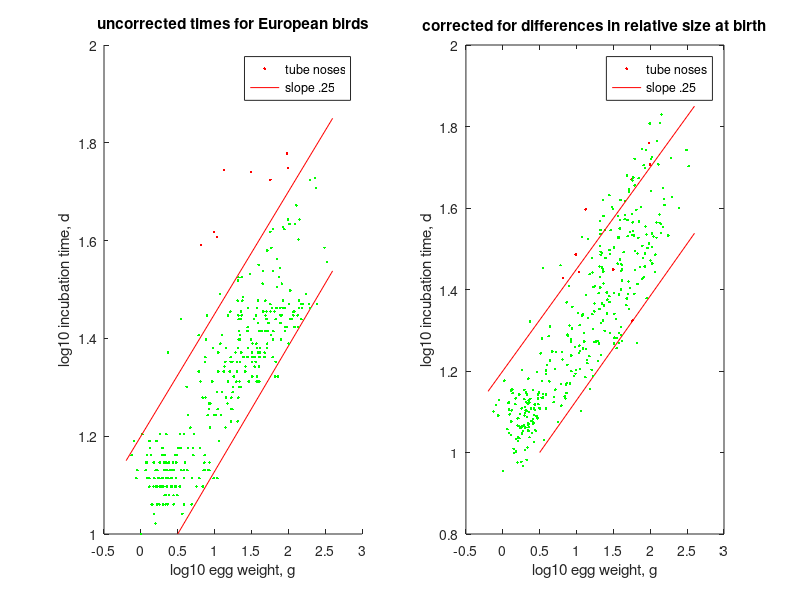

Here is the MATLAB script that generated this plot:
%% fig:Harr75
%% bib:Harr75
%% out:Harr75

%% incubation times of european birds

%% no path required

ab = [ ...
   1.4628501   1.3117532;
   1.2246384   1.2552726;
   1.3212399   1.2787541;
   1.0847500   1.2430378;
   1.1565554   1.2787541;
   1.2432870   1.2900342;
   1.0197468   1.2430378;
   1.0415964   1.2552726;
   0.8661326   1.3521832;
   0.9383624   1.2174831;
   0.8643138   1.1613664;
   0.8516793   1.1303336;
   0.5439902   1.1303336;
   0.2968180   1.0969106;
   0.4629818   1.0969106;
   0.4463217   1.0606968;
   0.6315827   1.1303336;
   0.5133256   1.1760916;
   0.4676863   1.1613664;
   0.3573349   1.1139426;
   0.0928115   1.1139426;
   0.2022293   1.1303336;
   0.2202231   1.0606968;
   0.1714677   1.0969106;
   0.1807313   1.0413915;
   0.1476295   1.0606968;
   0.3184494   1.1303336;
   0.3530547   1.1139426;
   0.5839185   1.0606968;
   0.3733886   1.1139426;
   0.1136547   1.0969106;
   0.2356585   1.1139426;
   0.3377406   1.0791810;
   0.3377406   1.0606968;
   0.3813428   1.0791810;
   0.4784778   1.0969106;
   0.3823007   1.1461271;
   0.3015105   1.0606968;
   0.3524848   1.1139426;
   0.4118255   1.0969106;
   0.4774835   1.1461271;
   0.4057993   1.1139426;
   0.4419445   1.0791810;
   0.4228352   1.0969106;
   0.4239507   1.0969106;
   0.5871923   1.1139426;
   0.1206873   1.1760916;
   0.0848452   1.1613664;
   0.3678474   1.3710680;
   0.3450763   1.2041199;
   0.1345828   1.1613664;
   0.0820564   1.1461271;
   0.1153522   1.1903328;
   0.0704890   1.1461271;
   0.2227088   1.1303336;
   0.0211030   1.2041199;
   0.1276593   1.1903328;
  -0.0482895   1.1303336;
  -0.0618697   1.1139426;
   0.2567685   1.0969106;
   0.9097591   1.1303336;
   0.7928721   1.1139426;
   0.6943670   1.1139426;
   0.8396511   1.0969106;
   0.8667510   1.1303336;
   0.8602640   1.1461271;
   0.4233081   1.1303336;
   0.4744886   1.1139426;
   0.2915920   1.1613664;
   0.3928981   1.1303336;
   0.2619580   1.0969106;
   0.3279798   1.1461271;
   0.7123729   1.1613664;
   0.7528711   1.0969106;
   0.3250333   1.1303336;
   0.3121806   1.1613664;
   0.5870953   1.2041199;
   0.5055655   1.1760916;
   0.4343784   1.1461271;
   0.2260675   1.0969106;
   0.2846079   1.1139426;
  -0.1249935   1.1613664;
  -0.0886907   1.1903328;
   0.1142125   1.1139426;
   0.0635413   1.1303336;
   0.0863245   1.1139426;
   0.2745440   1.0969106;
   0.1814346   1.1139426;
   0.1576571   1.0606968;
   0.2529975   1.1139426;
   0.3600024   1.1303336;
   0.3627185   1.0606968;
   0.1990525   1.0211881;
   0.2745440   1.0969106;
   0.3517815   1.0969106;
   0.2081222   1.0969106;
   0.2356585   1.1139426;
   0.2072491   1.0969106;
   0.0041278   1.0000000;
   0.2015139   1.1303336;
   0.4921429   1.1613664;
   0.3224264   1.0791810;
   0.2508999   1.0606968;
   0.3362007   1.0791810;
   0.2564411   1.1461271;
   0.3007344   1.1139426;
   0.5809963   1.1303336;
   0.3524848   1.0969106;
   0.2122205   1.1903328;
   0.6699832   1.2174831;
   0.5448269   1.1760916;
   0.5327138   1.2041199;
   0.6388214   1.1760916;
   0.7100691   1.1760916;
   0.2961875   1.1139426;
   0.3061302   1.0969106;
   0.4022466   1.1139426;
   0.4512446   1.1303336;
   0.4356637   1.1461271;
   0.3443730   1.1139426;
   0.4212226   1.1139426;
   0.5256448   1.0969106;
   0.5615718   1.0413915;
   0.4831460   1.1461271;
   0.4940587   1.0791810;
   0.3399595   1.1139426;
   0.2610123   1.2041199;
   0.1750082   1.1461271;
   0.3499143   1.1461271;
   0.3306958   1.1613664;
   0.2934714   1.1760916;
   0.4121044   1.1139426;
   1.0381043   1.1139426;
   0.5969046   1.1461271;
   0.3158909   1.1461271;
   0.8027299   1.1760916;
   0.7206787   1.2041199;
   0.6885590   1.0606968;
   0.9448858   1.2671703;
   0.9046907   1.2430378;
   0.6380090   1.2430378;
   0.6214218   1.3010306;
   1.1746341   1.2671703;
   0.9271587   1.2552726;
   0.5413106   1.4393327;
   0.7828688   1.4065407;
   1.5591363   1.4471577;
   1.5726681   1.4623970;
   1.2130346   1.4548458;
   1.0754257   1.4913634;
   0.8942630   1.4471577;
   1.3259202   1.4393327;
   1.0772687   1.3891649;
   1.3280785   1.4149732;
   1.3608772   1.4393327;
   1.8884083   1.5440683;
   1.7881935   1.5378190;
   1.3171658   1.5185137;
   0.5307980   1.0969106;
   0.9859296   1.1139426;
   0.9285410   1.1461271;
   0.9295959   1.1303336;
   1.2224316   1.2304490;
   1.3118671   1.2304490;
   1.2411772   1.2552726;
   1.4103359   1.3324372;
   1.3273510   1.3010306;
   1.4563995   1.3802116;
   1.7555889   1.6180482;
   1.6763749   1.3617274;
   1.9252689   1.4771222;
   2.0211186   1.4983103;
   2.0263567   1.4983103;
   1.0633854   1.1903328;
   0.9676448   1.3117532;
   1.2599227   1.3222187;
   1.3035492   1.3324372;
   1.5434100   1.3424221;
   1.8219016   1.3222187;
   1.5098595   1.3521832;
   1.6940898   1.4393327;
   1.7134174   1.3891649;
   2.0675339   1.4548458;
   2.0664063   1.4471577;
   1.8931371   1.4313642;
   1.9289550   1.4623970;
   1.2941764   1.3117532;
   1.5752507   1.3802116;
   1.7857685   1.3617274;
   1.6174343   1.3617274;
   1.8266304   1.4393327;
   1.6826800   1.4149732;
   1.9499680   1.4623970;
   0.9922347   1.2430378;
   1.6184407   1.4149732;
   1.2261298   1.2787541;
   1.1810847   1.3117532;
   1.3809080   1.3617274;
   1.4145069   1.3324372;
   1.5725347   1.3117532;
   1.6004105   1.3617274;
   1.7236026   1.4149732;
   1.9096153   1.4471577;
   1.2395888   1.3521832;
   1.3357416   1.3117532;
   1.2054927   1.3324372;
   1.1454123   1.3521832;
   1.5131212   1.3891649;
   1.3744695   1.4771222;
   1.1200100   1.3324372;
   0.8391055   1.2787541;
   0.8759176   1.2787541;
   1.1273094   1.3324372;
   1.0486411   1.3710680;
   1.3027975   1.3521832;
   1.0494778   1.3324372;
   0.7854151   1.3324372;
   1.2852402   1.3710680;
   1.5450954   1.3617274;
   1.5362925   1.4393327;
   0.9809582   1.3802116;
   0.8820045   1.3979412;
   1.0994821   1.4065407;
   1.4472814   1.4232455;
   1.5137638   1.3617274;
   1.3451750   1.4065407;
   1.6789940   1.3710680;
   1.5918016   1.3710680;
   1.5574024   1.3521832;
   1.3612167   1.3010306;
   1.1040412   1.2900342;
   0.8091320   1.3117532;
   0.8747900   1.3617274;
   1.0307322   1.2900342;
   1.1481405   1.2174831;
   2.1436923   1.4623970;
   2.2934507   1.4623970;
   1.6039026   1.3117532;
   2.1275173   1.4232455;
   1.3249745   1.3979412;
   1.3463269   1.3521832;
   1.3215188   1.3802116;
   1.1536211   1.3802116;
   0.9253278   1.2671703;
   1.4934177   1.3979412;
   1.7132476   1.4393327;
   1.5655263   1.3891649;
   1.2467427   1.3010306;
   1.3440110   1.3979412;
   1.3928756   1.3617274;
   1.3226464   1.4471577;
   1.1793629   1.4471577;
   1.2156173   1.3521832;
   1.3126189   1.4771222;
   1.3666124   1.4471577;
   1.6584539   1.4548458;
   1.3839636   1.4842995;
   1.6566957   1.5378190;
   1.6911919   1.4471577;
   1.8127349   1.4548458;
   1.3661395   1.5250467;
   1.4534410   1.4623970;
   1.4791949   1.5314796;
   1.5965062   1.5502275;
   2.3711368   1.7075712;
   2.3597028   1.7283555;
   2.2918744   1.7242761;
   1.9447177   1.6232493;
   1.9293794   1.6283903;
   2.0130918   1.6334678;
   2.0881953   1.6334678;
   2.1513675   1.6434527;
   2.0226343   1.6334678;
   1.6525489   1.5118838;
   1.7893697   1.6232493;
   1.7545340   1.4698214;
   2.1091476   1.6720985;
   1.7687568   1.5854598;
   1.3237377   1.5250467;
   1.7138660   1.5797847;
   1.7817065   1.4623970;
   2.1359443   1.6020612;
   1.8416172   1.5622921;
   1.9511805   1.4149732;
   1.5863938   1.4771222;
   1.8461762   1.5051505;
   1.8742097   1.5250467;
   1.6176404   1.3802116;
   1.7530668   1.4698214;
   1.9369697   1.4623970;
   1.8390709   1.4623970;
   1.8267517   1.3521832;
   2.0257262   1.4393327;
   1.6016230   1.4149732;
   1.7930315   1.3979412;
   1.7966933   1.4149732;
   1.7059847   1.3802116;
   1.7304169   1.4313642;
   1.4466023   1.4149732;
   1.6010653   1.3424221;
   1.4173685   1.3424221;
   1.6010653   1.3424221;
   1.6169857   1.3710680;
   1.6381563   1.4149732;
   1.7019591   1.4548458;
   1.8911122   1.4471577;
   1.8924460   1.4623970;
   1.9008609   1.3979412;
   2.0040949   1.3891649;
   2.1818261   1.4623970;
   2.0452842   1.4393327;
   1.9812752   1.4232455;
   2.0842061   1.4232455;
   2.1276992   1.4471577;
   2.1768062   1.4393327;
   2.3891912   1.4698214;
   2.4906913   1.5854598;
   2.5205072   1.5563032;
   2.1418008   1.4771222;
   1.9109612   1.5118838;
   2.0121702   1.4698214;
   1.5732137   1.3222187;
   1.8604840   1.3222187;
   1.0884239   1.2430378;
   1.6929501   1.4149732;
   1.5091563   1.3222187;
   1.2160659   1.3617274;
   1.4469661   1.3617274;
   1.4452201   1.3617274;
   1.7626093   1.4065407;
   1.7673988   1.4065407;
   1.6863176   1.4771222;
   1.3587674   1.4548458;
   1.7564134   1.4548458;
   2.2422217   1.4913634;
   2.2825622   1.4698214;
   1.9938127   1.6434527;
   1.1330931   1.3424221;
   1.2989901   1.3117532;
   1.3606832   1.3710680;
   1.5088046   1.3710680;
   1.5871092   1.4313642;
   1.9613778   1.4232455;
   2.0836968   1.4548458;
   2.1708649   1.4698214;
   2.1931267   1.4698214];

ab_p = [ ...
   1.9820391   1.7781528;
   1.7480470   1.7242761;
   1.9948191   1.7481883;
   0.9898460   1.6180482;
   0.8188322   1.5910648;
   1.1229928   1.7442925;
   1.0329511   1.6074558;
   1.4978556   1.7403633;
   1.7572136   1.7242761];

Ab =[ ...
   1.4628501   1.5457002;
   1.2246384   1.4064318;
   1.3212399   1.4052719;
   1.0847500   1.3403721;
   1.1565554   1.3297886;
   1.2432870   1.3654249;
   1.0197468   1.3428634;
   1.0415964   1.3127648;
   0.8661326   1.3682908;
   0.9383624   1.3042529;
   0.8643138   1.1458531;
   0.8516793   1.1323000;
   0.5439902   1.1347010;
   0.2968180   1.1117739;
   0.4629818   1.0881383;
   0.4463217   1.0524389;
   0.6315827   1.1745300;
   0.5133256   1.2433202;
   0.4676863   1.1972495;
   0.3573349   1.0999855;
   0.0928115   1.0937527;
   0.2022293   1.0835439;
   0.2202231   1.0647960;
   0.1714677   1.1185753;
   0.1807313   1.0024281;
   0.1476295   1.0091979;
   0.3184494   1.1231337;
   0.3530547   1.1277281;
   0.5839185   1.1084342;
   0.3733886   1.1319976;
   0.1136547   1.0758669;
   0.2356585   1.0939603;
   0.3377406   1.0723105;
   0.3377406   1.0674724;
   0.3813428   1.0766161;
   0.4784778   1.1328686;
   0.3823007   1.1080912;
   0.3015105   1.0065802;
   0.3524848   1.0701036;
   0.4118255   1.0701983;
   0.4774835   1.1425810;
   0.4057993   1.0824111;
   0.4419445   1.0546819;
   0.4228352   1.1079467;
   0.4239507   1.0725091;
   0.5871923   1.1425088;
   0.1206873   1.1034110;
   0.0848452   1.1053607;
   0.3678474   1.3216333;
   0.3450763   1.1811689;
   0.1345828   1.1453341;
   0.0820564   1.1228403;
   0.1153522   1.1520543;
   0.0704890   1.1212020;
   0.2227088   1.1420034;
   0.0211030   1.1764932;
   0.1276593   1.1547261;
  -0.0482895   1.1295108;
  -0.0618697   1.0907108;
   0.2567685   1.0642680;
   0.9097591   1.1691773;
   0.7928721   1.1150144;
   0.6943670   1.1355991;
   0.8396511   1.1380633;
   0.8667510   1.1697595;
   0.8602640   1.1661535;
   0.4233081   1.0924349;
   0.4744886   1.0838147;
   0.2915920   1.1306436;
   0.3928981   1.0479889;
   0.2619580   1.0462919;
   0.3279798   1.1021744;
   0.7123729   1.1541213;
   0.7528711   1.0750004;
   0.3250333   1.0874523;
   0.3121806   1.1033523;
   0.5870953   1.2009683;
   0.5055655   1.1081905;
   0.4343784   1.1179390;
   0.2260675   1.0349547;
   0.2846079   1.0659875;
  -0.1249935   1.1009738;
  -0.0886907   1.1166572;
   0.1142125   1.0436291;
   0.0635413   1.0573402;
   0.0863245   1.0483228;
   0.2745440   0.9675275;
   0.1814346   1.0328471;
   0.1576571   0.9994945;
   0.2529975   1.0608289;
   0.3600024   1.1223935;
   0.3627185   1.0374686;
   0.1990525   0.9755565;
   0.2745440   1.0526239;
   0.3517815   1.0618715;
   0.2081222   1.0276975;
   0.2356585   1.0611764;
   0.2072491   1.0364486;
   0.0041278   0.9547687;
   0.2015139   1.0663982;
   0.4921429   1.1473696;
   0.3224264   0.9818795;
   0.2508999   0.9772490;
   0.3362007   1.0123887;
   0.2564411   1.1084297;
   0.3007344   1.0974220;
   0.5809963   1.1926370;
   0.3524848   1.0530707;
   0.2122205   1.0840042;
   0.6699832   1.2479056;
   0.5448269   1.1429872;
   0.5327138   1.1754146;
   0.6388214   1.2252900;
   0.7100691   1.2046015;
   0.2961875   1.0905619;
   0.3061302   1.0609056;
   0.4022466   1.0763588;
   0.4512446   1.0892982;
   0.4356637   1.1037359;
   0.3443730   1.0544112;
   0.4212226   1.0262578;
   0.5256448   1.1342948;
   0.5615718   1.0309245;
   0.4831460   1.1188055;
   0.4940587   1.1095444;
   0.3399595   1.1199203;
   0.2610123   1.2019703;
   0.1750082   1.1326294;
   0.3499143   1.1275386;
   0.3306958   1.1420620;
   0.2934714   1.1536971;
   0.4121044   1.1529073;
   1.0381043   1.2621222;
   0.5969046   1.2151623;
   0.3158909   1.1471529;
   0.8027299   1.2460011;
   0.7206787   1.2469127;
   0.6885590   1.1232736;
   0.9448858   1.3573101;
   0.9046907   1.3120247;
   0.6380090   1.3088880;
   0.6214218   1.2854600;
   1.1746341   1.2366136;
   0.9271587   1.2379991;
   0.5413106   1.4526966;
   0.7828688   1.4596199;
   1.5591363   1.5798200;
   1.5726681   1.5276744;
   1.2130346   1.4780157;
   1.0754257   1.5291503;
   0.8942630   1.4090946;
   1.3259202   1.4851917;
   1.0772687   1.3359221;
   1.3280785   1.4926069;
   1.3608772   1.4441577;
   1.8884083   1.7449084;
   1.7881935   1.7209117;
   1.3171658   1.5675080;
   0.5307980   1.2797327;
   0.9859296   1.1931470;
   0.9285410   1.2707876;
   0.9295959   1.1995557;
   1.2224316   1.3025921;
   1.3118671   1.3523953;
   1.2411772   1.3461625;
   1.4103359   1.3927974;
   1.3273510   1.3179370;
   1.4563995   1.2938997;
   1.7555889   1.5857819;
   1.6763749   1.3613314;
   1.9252689   1.4565509;
   2.0211186   1.5040433;
   2.0263567   1.4636005;
   1.0633854   1.1022150;
   0.9676448   1.1881644;
   1.2599227   1.2723401;
   1.3035492   1.2666309;
   1.5434100   1.2809829;
   1.8219016   1.2690094;
   1.5098595   1.2675380;
   1.6940898   1.3892636;
   1.7134174   1.3516100;
   2.0675339   1.4854038;
   2.0664063   1.4432144;
   1.8931371   1.4263982;
   1.9289550   1.4885766;
   1.2941764   1.2248387;
   1.5752507   1.2938410;
   1.7857685   1.3894757;
   1.6174343   1.2731660;
   1.8266304   1.4132106;
   1.6826800   1.3771727;
   1.9499680   1.5350400;
   0.9922347   1.2021373;
   1.6184407   1.4224131;
   1.2261298   1.1877537;
   1.1810847   1.1552451;
   1.3809080   1.2984625;
   1.4145069   1.3411664;
   1.5725347   1.2685716;
   1.6004105   1.3083870;
   1.7236026   1.4036607;
   1.9096153   1.4302254;
   1.2395888   1.2714375;
   1.3357416   1.2397412;
   1.2054927   1.2029135;
   1.1454123   1.2267748;
   1.5131212   1.2819713;
   1.3744695   1.3606138;
   1.1200100   1.1846170;
   0.8391055   1.1375082;
   0.8759176   1.2150585;
   1.1273094   1.2536690;
   1.0486411   1.2497515;
   1.3027975   1.2686167;
   1.0494778   1.2048542;
   0.7854151   1.1681709;
   1.2852402   1.2735451;
   1.5450954   1.2559120;
   1.5362925   1.3281007;
   0.9809582   1.2586786;
   0.8820045   1.2871073;
   1.0994821   1.2932588;
   1.4472814   1.3692566;
   1.5137638   1.3398982;
   1.3451750   1.3653617;
   1.6789940   1.3788562;
   1.5918016   1.4740260;
   1.5574024   1.4634471;
   1.3612167   1.3234611;
   1.1040412   1.2724755;
   0.8091320   1.2277542;
   0.8747900   1.2891834;
   1.0307322   1.2447058;
   1.1481405   1.2190211;
   2.1436923   1.5387498;
   2.2934507   1.6266851;
   1.6039026   1.4004473;
   2.1275173   1.5839541;
   1.3249745   1.5459213;
   1.3463269   1.4535767;
   1.3215188   1.5066249;
   1.1536211   1.5238518;
   0.9253278   1.2775258;
   1.4934177   1.5977464;
   1.7132476   1.6398501;
   1.5655263   1.5278730;
   1.2467427   1.4076007;
   1.3440110   1.4895063;
   1.3928756   1.4775283;
   1.3226464   1.4307715;
   1.1793629   1.4374104;
   1.2156173   1.3394604;
   1.3126189   1.4562982;
   1.3666124   1.4148264;
   1.6584539   1.5832049;
   1.3839636   1.5461199;
   1.6566957   1.6176902;
   1.6911919   1.5707620;
   1.8127349   1.5954988;
   1.3661395   1.5804699;
   1.4534410   1.4865186;
   1.4791949   1.6018579;
   1.5965062   1.6194053;
   2.3711368   1.9064449;
   2.3597028   1.9394679;
   2.2918744   1.8891142;
   1.9447177   1.7421779;
   1.9293794   1.6976867;
   2.0130918   1.7202031;
   2.0881953   1.7639450;
   2.1513675   1.8298649;
   2.0226343   1.7247343;
   1.6525489   1.5725357;
   1.7893697   1.6556643;
   1.7545340   1.5330361;
   2.1091476   1.7072367;
   1.7687568   1.6746739;
   1.3237377   1.5368678;
   1.7138660   1.6449635;
   1.7817065   1.5322508;
   2.1359443   1.8084091;
   1.8416172   1.6734779;
   1.9511805   1.3788065;
   1.5863938   1.5499065;
   1.8461762   1.5667543;
   1.8742097   1.6025439;
   1.6176404   1.4598275;
   1.7530668   1.5335597;
   1.9369697   1.5544197;
   1.8390709   1.5265461;
   1.8267517   1.4878861;
   2.0257262   1.5370348;
   1.6016230   1.4619216;
   1.7930315   1.4473846;
   1.7966933   1.4942407;
   1.7059847   1.4194930;
   1.7304169   1.5410606;
   1.4466023   1.4969711;
   1.6010653   1.4458998;
   1.4173685   1.3749748;
   1.6010653   1.2888449;
   1.6169857   1.4487837;
   1.6381563   1.4914605;
   1.7019591   1.5705634;
   1.8911122   1.5062097;
   1.8924460   1.5074508;
   1.9008609   1.4774109;
   2.0040949   1.4707404;
   2.1818261   1.6219913;
   2.0452842   1.5300755;
   1.9812752   1.5129434;
   2.0842061   1.5270697;
   2.1276992   1.5636492;
   2.1768062   1.5530838;
   2.3891912   1.6003099;
   2.4906913   1.7422952;
   2.5205072   1.7026151;
   2.1418008   1.5604629;
   1.9109612   1.7048131;
   2.0121702   1.6417276;
   1.5732137   1.3873004;
   1.8604840   1.4547727;
   1.0884239   1.2553028;
   1.6929501   1.5311135;
   1.5091563   1.3909380;
   1.2160659   1.4415761;
   1.4469661   1.3836447;
   1.4452201   1.6312298;
   1.7626093   1.5648858;
   1.7673988   1.5440077;
   1.6863176   1.6792729;
   1.3587674   1.6197031;
   1.7564134   1.6679808;
   2.2422217   1.5324810;
   2.2825622   1.7230915;
   1.9938127   1.8072492;
   1.1330931   1.3862939;
   1.2989901   1.3911546;
   1.3606832   1.4491493;
   1.5088046   1.5034431;
   1.5871092   1.5703152;
   1.9613778   1.5018138;
   2.0836968   1.5648948;
   2.1708649   1.6493819;
   2.1931267   1.6073776];

Ab_p = [ ...
   1.9820391   1.7595221;
   1.7480470   1.6703864;
   1.9948191   1.7063476;
   0.9898460   1.4862207;
   0.8188322   1.4278470;
   1.1229928   1.5968212;
   1.0329511   1.4425149;
   1.4978556   1.4489371;
   1.7572136   1.3236868];


subplot(1,2,1); hold on;
plot(ab_p(:,1), ab_p(:,2), '.r', [.5; 2.6],  [1;  1.538], '-r', ...
     ab(:,1), ab(:,2), '.g', [-.2; 2.6], [1.15; 1.15 + .7], '-r')
legend('tube noses', 'slope .25');
xlabel('log10 egg weight, g')
ylabel('log10 incubation time, d')
%% set yrange [.9:2]
title('uncorrected times for European birds')

subplot(1,2,2)
plot(Ab_p(:,1), Ab_p(:,2), '.r', [.5; 2.6],  [1;  1.538], '-r', ...
     Ab(:,1), Ab(:,2), '.g', [-.2; 2.6], [1.15; 1.15 + .7], '-r')
legend('tube noses', 'slope .25');
xlabel('log10 egg weight, g')
ylabel('log10 incubation time, d')
%% set yrange [.9:2]
title('corrected for differences in relative size at birth')
